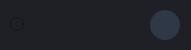
    <widget class="QWidget" name="widget_toman_2" native="true">
     <property name="geometry">
      <rect>
       <x>250</x>
       <y>370</y>
       <width>191</width>
       <height>50</height>
      </rect>
     </property>
     <property name="styleSheet">
      <string notr="true">background-color: #1e2026;</string>
     </property>
     <widget class="QLabel" name="lb_icon_toman_2">
      <property name="geometry">
       <rect>
        <x>150</x>
        <y>10</y>
        <width>30</width>
        <height>30</height>
       </rect>
      </property>
      <property name="whatsThis">
       <string>&lt;svg xmlns=&quot;http://www.w3.org/2000/svg&quot; xmlns:xlink=&quot;http://www.w3.org/1999/xlink&quot; xmlns:v=&quot;https://vecta.io/nano&quot; viewBox=&quot;195 77 358 360&quot;&gt;&lt;path d=&quot;M535 316h-24.4v-1H508v1h-24.4v-1h-2.7v1h-24.4v-1h-2.7v1h-24.4v-1h-2.7v1h-24.4v-1h-2.7v1h-24.4v-1h-2.7v1h-24.4v-1h-2.7v1H321v-1h-2.7v1h-24.4v-1h-2.7v1h-24.4v-1h-2.7v1H240v-1h-2.7v1H213v-1h-2l2.2 5.8h8v1.9H214l1.5 3.5h8.8v-5.8h1.9v11.2h3.5v-11.2h1.9v11.2h3.5v-11.2h1.9v13.1h-12.8v-5.4h-7.9l1.6 3.5h3.2v1.9h-2.3C247.1 390.7 305.9 430 374 430s126.9-39.3 155.2-96.5h-7.3v-5.4H513v5.8h-2v-7.7h12.8v5.4h6.3c.6-1.2 1.1-2.3 1.6-3.5h-4.8v-1.9h5.7l1.5-3.5h-23.4v-1.9h24.2c.8-1.9 1.5-3.9 2.2-5.8h-2v1zm-295 4.8h35.2v1.9H240v-1.9zm8.2 12.7h-2.7v-1.9h2.7v1.9zm15.8 0h-12.8v-5.4h-8.9v5.8h-1.9v-7.7h12.8v5.4h8.9v-3.5h-5.8v-1.9h7.7v7.3zm27.1 0h-12.8v-5.4h-8.9v3.5h5.8v1.9h-7.7v-7.3h10.8v-5.8h1.9v11.2h3.5v-11.2h1.9v11.2h3.5v-11.2h1.9v13.1zm3.1-12.7h35.2v1.9h-35.2v-1.9zm8.1 12.7h-2.7v-1.9h2.7v1.9zm15.8 0h-12.8v-5.4h-8.9v5.8h-1.9v-7.7h12.8v5.4h8.9v-3.5h-5.8v-1.9h7.7v7.3zm27.1 0h-12.8v-5.4h-8.9v3.5h5.8v1.9h-7.7v-7.3h10.8v-5.8h1.9v11.2h3.5v-11.2h1.9v11.2h3.5v-11.2h1.9v13.1zm11.2 0h-2.7v-1.9h2.7v1.9zm15.9 0h-12.8v-5.4h-8.9v5.8h-1.9v-7.7h12.8v5.4h8.9v-3.5h-5.8v-1.9h7.7v7.3zm-24-10.8v-1.9h35.2v1.9h-35.2zm51 10.8h-12.8v-5.4h-8.9v3.5h5.8v1.9h-7.7v-7.3h10.8v-5.8h1.9v11.2h3.5v-11.2h1.9v11.2h3.5v-11.2h1.9v13.1zm3.1-12.7h35.2v1.9h-35.2v-1.9zm8.1 12.7h-2.7v-1.9h2.7v1.9zm15.9 0h-12.8v-5.4h-8.9v5.8h-1.9v-7.7h12.8v5.4h8.9v-3.5h-5.8v-1.9h7.7v7.3zm27 0h-12.8v-5.4h-8.9v3.5h5.8v1.9h-7.7v-7.3h10.8v-5.8h1.9v11.2h3.5v-11.2h1.9v11.2h3.5v-11.2h1.9v13.1zm3.1-12.7h35.2v1.9h-35.2v-1.9zm8.2 12.7H462v-1.9h2.7v1.9zm15.8 0h-12.8v-5.4h-8.9v5.8h-1.9v-7.7h12.8v5.4h8.9v-3.5h-5.8v-1.9h7.7v7.3zm27.1 0h-12.8v-5.4h-8.9v3.5h5.8v1.9H484v-7.3h10.8v-5.8h1.9v11.2h3.5v-11.2h1.9v11.2h3.5v-11.2h1.9v13.1zm8.5-1.9h2.7v1.9h-2.7v-1.9z&quot; fill=&quot;#da0000&quot;/&gt;&lt;path d=&quot;M535 200h-24.4v-1H508v1h-24.4v-1h-2.7v1h-24.4v-1h-2.7v1h-24.4v-1h-2.7v1h-24.4v-1h-2.7v1h-24.4v-1h-2.7v1h-24.4v-1h-2.7v1H321v-1h-2.7v1h-24.4v-1h-2.7v1h-24.4v-1h-2.7v1H240v-1h-2.7v1H213v-1h-2c-6.4 18.1-10 37.6-10 58s3.5 39.9 10 58h2v-1h24.4v1h2.7v-1h24.4v1h2.7v-1h24.4v1h2.7v-1h24.4v1h2.7v-1h24.4v1h2.7v-1h24.4v1h2.7v-1H400v1h2.7v-1h24.4v1h2.7v-1h24.4v1h2.7v-1h24.4v1h2.7v-1h24v1h2.7v-1H535v1h2c6.4-18.1 10-37.6 10-58s-3.5-39.9-10-58h-2v1zm-172 14.9c.6 3.2 3.7 5.3 6.9 4.7a5.71 5.71 0 0 0 4-2.9c.9 1.5 2.3 2.5 4 2.9 3.2.6 6.3-1.5 6.9-4.7 1.1 2.7.2 5.8-2.2 7.5-2.8 2-6.8 1.3-8.7-1.5-2 2.8-5.9 3.5-8.7 1.5-2.3-1.7-3.2-4.8-2.2-7.5zm-28 25.5c4.5-7.8 12-13.4 20.7-15.6-19.2 14.4-23.1 41.7-8.6 60.9 0 0 0 .1.1.1-16-9.2-21.4-29.5-12.2-45.4zm45.8 50.4c5.4 2 11.2 2.9 17 2.6-6.8 2.2-13.8 2.5-20.4 1.1l-.1 1.4-3.4 4.7-3.4-4.7-.1-1.4c-6.6 1.4-13.6 1.1-20.4-1.1 5.8.3 11.6-.6 17-2.6-8.9-4.6-16-12.6-19.3-22.9-4.9-15.2-.3-31.9 11.9-42.3-13.2 19.5-8.4 45.8 10.5 59.5l-1.3-32.5V227c2-1 3.8-2.5 5.1-4.3 1.3 1.8 3.1 3.3 5.1 4.3v25.6l-1.3 32.5c18.9-13.7 23.6-40 10.5-59.5 12.1 10.4 16.8 27.1 11.9 42.3-3.3 10.3-10.4 18.2-19.3 22.9zm20.1-5c0-.1 0-.1 0 0 14.5-19.3 10.6-46.6-8.6-61 8.7 2.2 16.2 7.8 20.7 15.6 9.2 15.9 3.8 36.2-12.1 45.4z&quot; fill=&quot;#fff&quot;/&gt;&lt;path d=&quot;M374 84c-68.1 0-126.9 39.3-155.2 96.5h2.3v1.9h-3.2c-.6 1.2-1.1 2.3-1.6 3.5h7.9v-5.8h1.9v11.2h3.5v-11.2h1.9v11.2h3.5v-11.2h1.9v13.1h-12.8v-5.4h-8.8c0 .1-.1.2-.1.2v3.2h5.8v1.9h-7.7v-.6l-2.4 6.4h2v-1h24.4v1h2.7v-1h24.4v1h2.7v-1h24.4v1h2.7v-1h24.4v1h2.7v-1h24.4v1h2.7v-1h24.4v1h2.7v-1h24.4v1h2.7v-1H427v1h2.7v-1h24.4v1h2.7v-1h24.4v1h2.7v-1H508v1h2.7v-1H535v1h2l-2.4-6.4v.6h-12.8v-5.4H513v5.8h-2v-7.7h12.8v5.4h8.9V188c0-.1-.1-.2-.1-.2h-5.7v-1.9h4.8c-.5-1.2-1.1-2.3-1.6-3.5h-19.5v-1.9h18.5C500.9 123.3 442.1 84 374 84zM248.2 193.2h-2.7v-1.9h2.7v1.9zm15.8 0h-12.8v-5.4h-8.9v5.8h-1.9v-7.7h12.8v5.4h8.9v-3.5h-5.8v-1.9h7.7v7.3zm-24-10.8v-1.9h35.2v1.9H240zm51.1 10.8h-12.8v-5.4h-8.9v3.5h5.8v1.9h-7.7v-7.3h10.8v-5.8h1.9v11.2h3.5v-11.2h1.9v11.2h3.5v-11.2h1.9v13.1zm11.2 0h-2.7v-1.9h2.7v1.9zm15.8 0h-12.8v-5.4h-8.9v5.8h-1.9v-7.7h12.8v5.4h8.9v-3.5h-5.8v-1.9h7.7v7.3zm-23.9-10.8v-1.9h35.2v1.9h-35.2zm51 10.8h-12.8v-5.4h-8.9v3.5h5.8v1.9h-7.7v-7.3h10.8v-5.8h1.9v11.2h3.5v-11.2h1.9v11.2h3.5v-11.2h1.9v13.1zm11.2 0h-2.7v-1.9h2.7v1.9zm15.9 0h-12.8v-5.4h-8.9v5.8h-1.9v-7.7h12.8v5.4h8.9v-3.5h-5.8v-1.9h7.7v7.3zm-24-10.8v-1.9h35.2v1.9h-35.2zm51 10.8h-12.8v-5.4h-8.9v3.5h5.8v1.9h-7.7v-7.3h10.8v-5.8h1.9v11.2h3.5v-11.2h1.9v11.2h3.5v-11.2h1.9v13.1zm11.2 0h-2.7v-1.9h2.7v1.9zm15.9 0h-12.8v-5.4h-8.9v5.8h-1.9v-7.7h12.8v5.4h8.9v-3.5h-5.8v-1.9h7.7v7.3zm-24-10.8v-1.9h35.2v1.9h-35.2zm51 10.8h-12.8v-5.4h-8.9v3.5h5.8v1.9h-7.7v-7.3h10.8v-5.8h1.9v11.2h3.5v-11.2h1.9v11.2h3.5v-11.2h1.9v13.1zm62.7-1.9h2.7v1.9h-2.7v-1.9zm-51.4 1.9H462v-1.9h2.7v1.9zm15.8 0h-12.8v-5.4h-8.9v5.8h-1.9v-7.7h12.8v5.4h8.9v-3.5h-5.8v-1.9h7.7v7.3zm-24-10.8v-1.9h35.2v1.9h-35.2zm43.7 8.9v-11.2h1.9v11.2h3.5v-11.2h1.9v13.1h-12.8v-5.4h-8.9v3.5h5.8v1.9H484v-7.3h10.8v-5.8h1.9v11.2h3.5z&quot; fill=&quot;#239f40&quot;/&gt;&lt;g fill=&quot;#fff&quot;&gt;&lt;path d=&quot;M221.1 180.5h-2.3l-.9 1.9h3.2v-1.9zm0 12.7v-1.9h-5.8V188l-1.9 4.6v.6h7.7zm3.1 0H237v-13.1h-2v11.2h-3.5v-11.2h-1.9v11.2h-3.5v-11.2h-1.9v5.8h-7.9c-.3.6-.6 1.3-.8 1.9h8.8v5.4zm13.1 6.8v-1-1H213v1 1zm0 116v-1-1H213v1 1zm-16.2 4.8h-8c.3.6.5 1.3.8 1.9h7.2v-1.9zm0 10.8h-3.2l.9 1.9h2.3v-1.9zm3.1 1.9H237v-13.1h-2v11.2h-3.5v-11.2h-1.9v11.2h-3.5v-11.2h-1.9v5.8h-8.8c.3.6.6 1.3.8 1.9h7.9v5.4zm15.8-153h35.2v1.9H240zm49.1 10.8h-3.4v-11.2h-2v11.2h-3.4v-11.2h-2v5.8h-10.8v7.3h7.7v-1.9h-5.8v-3.5h8.9v5.4h12.8v-13.1h-2zm-32.8-3.5h5.8v3.5h-8.9v-5.4h-12.8v7.7h2v-5.8h8.9v5.4H264v-7.3h-7.7zm-10.8 3.5h2.7v1.9h-2.7zm18.9 8.7v-1-1H240v1 1zm27.1 0v-1-1h-24.4v1 1zm-27.1 116v-1-1H240v1 1zm27.1 0v-1-1h-24.4v1 1z&quot;/&gt;&lt;path d=&quot;M245.5 331.6h2.7v1.9h-2.7zm10.8-3.5h5.8v3.5h-8.9v-5.4h-12.8v7.7h2v-5.8h8.9v5.4H264v-7.3h-7.7zm32.8 3.5h-3.4v-11.2h-2v11.2h-3.4v-11.2h-2v5.8h-10.8v7.3h7.7v-1.9h-5.8v-3.5h8.9v5.4h12.8v-13.1h-2zM240 320.8h35.2v1.9H240zm70.4-133h5.8v3.5h-8.9v-5.4h-12.7v7.7h1.9v-5.8h8.9v5.4h12.7v-7.3h-7.7z&quot;/&gt;&lt;use xlink:href=&quot;#B&quot;/&gt;&lt;path d=&quot;M299.6 191.3h2.7v1.9h-2.7zm-5.4-10.8h35.2v1.9h-35.2zm51.4 19.5v-1-1h-24.4v1 1zm-27.1 0v-1-1h-24.3v1 1zm27.1 116v-1-1h-24.4v1 1zm-27.1 0v-1-1h-24.3v1 1zm-18.9 15.6h2.7v1.9h-2.7zm-5.4-10.8h35.2v1.9h-35.2z&quot;/&gt;&lt;use xlink:href=&quot;#B&quot; y=&quot;140.3&quot;/&gt;&lt;path d=&quot;M310.4 328.1h5.8v3.5h-8.9v-5.4h-12.7v7.7h1.9v-5.8h8.9v5.4h12.7v-7.3h-7.7zm37.9-147.6h35.2v1.9h-35.2zm16.2 7.3h5.8v3.5h-8.9v-5.4h-12.7v7.7h1.9v-5.8h8.9v5.4h12.8v-7.3h-7.8z&quot;/&gt;&lt;use xlink:href=&quot;#C&quot;/&gt;&lt;path d=&quot;M353.7 191.3h2.7v1.9h-2.7zm46 8.7v-1-1h-24.3v1 1zm-27.1 0v-1-1h-24.3v1 1zm27.1 116v-1-1h-24.3v1 1zm-27.1 0v-1-1h-24.3v1 1zm-18.9 15.6h2.7v1.9h-2.7zm10.8-3.5h5.8v3.5h-8.9v-5.4h-12.7v7.7h1.9v-5.8h8.9v5.4h12.8v-7.3h-7.8z&quot;/&gt;&lt;use xlink:href=&quot;#C&quot; y=&quot;140.3&quot;/&gt;&lt;path d=&quot;M348.3 320.8h35.2v1.9h-35.2zm59.5-129.5h2.7v1.9h-2.7z&quot;/&gt;&lt;use xlink:href=&quot;#D&quot;/&gt;&lt;path d=&quot;M418.7 187.8h5.8v3.5h-8.9v-5.4h-12.8v7.7h1.9v-5.8h8.9v5.4h12.8v-7.3h-7.7zm-16.3-7.3h35.2v1.9h-35.2zm51.4 19.5v-1-1h-24.3v1 1zm-27 0v-1-1h-24.4v1 1zm27 116v-1-1h-24.3v1 1zm-27 0v-1-1h-24.4v1 1zm-8.1 12.1h5.8v3.5h-8.9v-5.4h-12.8v7.7h1.9v-5.8h8.9v5.4h12.8v-7.3h-7.7z&quot;/&gt;&lt;use xlink:href=&quot;#D&quot; y=&quot;140.3&quot;/&gt;&lt;path d=&quot;M407.8 331.6h2.7v1.9h-2.7zm-5.4-10.8h35.2v1.9h-35.2zm54.1-140.3h35.2v1.9h-35.2zm16.3 7.3h5.8v3.5h-8.9v-5.4h-12.8v7.7h2v-5.8h8.8v5.4h12.8v-7.3h-7.7zm22-7.7v5.8H484v7.3h7.7v-1.9h-5.8v-3.5h8.9v5.4h12.8v-13.1h-2v11.2h-3.4v-11.2h-2v11.2h-3.5v-11.2zm-32.9 11.2h2.7v1.9h-2.7zM508 200v-1-1h-24.4v1 1zm-27.1 0v-1-1h-24.4v1 1z&quot;/&gt;&lt;path d=&quot;M480.9 316v-1-1h-24.4v1 1zm27.1 0v-1-1h-24.4v1 1zm-46.1 15.6h2.7v1.9h-2.7zm43.7 0h-3.4v-11.2h-2v11.2h-3.5v-11.2h-1.9v5.8H484v7.3h7.7v-1.9h-5.8v-3.5h8.9v5.4h12.8v-13.1h-2zm-49.1-10.8h35.2v1.9h-35.2zm16.3 7.3h5.8v3.5h-8.9v-5.4h-12.8v7.7h2v-5.8h8.8v5.4h12.8v-7.3h-7.7zm54.1-140.3h5.7c-.3-.6-.6-1.3-.8-1.9H527v1.9zm-3.1 3.5v-5.4H511v7.7h1.9v-5.8h8.9v5.4h12.8v-.6l-1.9-4.6v3.2h-8.9zm-13.1-8.9h19.5l-.9-1.9h-18.5v1.9zm5.4 8.9h2.7v1.9h-2.7zM535 200v-1-1h-24.3v1 1zm0 116v-1-1h-24.3v1 1zm-18.9 15.6h2.7v1.9h-2.7zm10.8-3.5h4.8c.3-.6.6-1.3.8-1.9h-5.7v1.9zm-16.2-5.4h23.4c.3-.6.5-1.3.8-1.9h-24.2v1.9zm13.1 3.5H511v7.7h1.9v-5.8h8.9v5.4h7.3l.9-1.9h-6.3v-5.4z&quot;/&gt;&lt;/g&gt;&lt;g fill=&quot;#da0000&quot;&gt;&lt;path d=&quot;M367.2 290.8c-5.4 2-11.2 2.9-17 2.6 6.8 2.2 13.8 2.5 20.4 1.1l-.1-2.2c-1.1-.4-2.2-1-3.3-1.5zm21.1-65.2c13.2 19.5 8.4 45.8-10.5 59.5l-.2 4.4c1 .5 2.1.9 3.2 1.3 8.9-4.6 16-12.6 19.3-22.9 5-15.2.3-31.9-11.8-42.3zm4-.8c19.2 14.4 23.1 41.7 8.6 60.9 0 0 0 .1-.1.1 15.9-9.2 21.3-29.5 12.1-45.4-4.4-7.8-11.8-13.4-20.6-15.6zm-17.7 63.1l3 1.5.2-4.4 1.3-32.5v-25.6c-2-1-3.8-2.5-5.1-4.3l2.2 34.2-1.6 31.1zm-.6 12.6l3.4-4.7.1-1.4c-1-.2-2.1-.5-3.1-.8l-.4 6.9zm0-79.7c2 2.8 5.9 3.5 8.7 1.5 2.4-1.7 3.3-4.8 2.2-7.5-.6 3.2-3.7 5.3-6.9 4.7a5.71 5.71 0 0 1-4-2.9l.9 3.2-.9 1z&quot;/&gt;&lt;path d=&quot;M370.2 285.1c-18.9-13.7-23.6-40-10.5-59.5-12.1 10.4-16.8 27.1-11.9 42.3 3.3 10.3 10.5 18.2 19.3 22.9 1.1.6 2.2 1.1 3.3 1.5l-.2-7.2zm4.4 2.8l-.3 5.7 3.1.8c6.6 1.4 13.6 1.1 20.4-1.1-5.8.3-11.6-.6-17-2.6-1.1-.4-2.1-.8-3.2-1.3-1-.4-2-.9-3-1.5z&quot;/&gt;&lt;path d=&quot;M355.7 224.8c-8.7 2.2-16.2 7.8-20.7 15.6-9.2 15.9-3.7 36.2 12.1 45.4 0 0 0-.1-.1-.1-14.4-19.2-10.5-46.5 8.7-60.9zm18.9 63.1l1.5-30.9-2.2-34.2c-1.3 1.8-3.1 3.3-5.1 4.3v25.6l1.3 32.5.3 7.2.1 2.2.1 1.4 3.4 4.7.3-6.8.3-6zm-9.3-65.5c2.8 2 6.8 1.3 8.7-1.5l.9-.8-.9-3.2c-.9 1.5-2.3 2.5-4 2.9-3.2.6-6.3-1.5-6.9-4.7-1.1 2.5-.2 5.6 2.2 7.3z&quot;/&gt;&lt;/g&gt;&lt;defs&gt;&lt;path id=&quot;B&quot; d=&quot;M343.3 191.3h-3.5v-11.2h-1.9v11.2h-3.5v-11.2h-2v5.8h-10.8v7.3h7.7v-1.9h-5.8v-3.5h8.9v5.4h12.8v-13.1h-1.9z&quot;/&gt;&lt;path id=&quot;C&quot; d=&quot;M397.4 191.3h-3.5v-11.2H392v11.2h-3.5v-11.2h-1.9v5.8h-10.9v7.3h7.8v-1.9h-5.8v-3.5h8.9v5.4h12.7v-13.1h-1.9z&quot;/&gt;&lt;path id=&quot;D&quot; d=&quot;M451.5 191.3H448v-11.2h-1.9v11.2h-3.5v-11.2h-1.9v5.8h-10.8v7.3h7.7v-1.9h-5.8v-3.5h8.9v5.4h12.7v-13.1h-1.9z&quot;/&gt;&lt;/defs&gt;&lt;/svg&gt;</string>
      </property>
      <property name="styleSheet">
       <string notr="true">          background-color: #2e3847 ;
            color: white;
     border-radius: 15px;
 font-size:20px;</string>
      </property>
      <property name="text">
       <string/>
      </property>
      <property name="scaledContents">
       <bool>true</bool>
      </property>
     </widget>
     <widget class="QTextEdit" name="symbol_toman_2">
      <property name="enabled">
       <bool>false</bool>
      </property>
      <property name="geometry">
       <rect>
        <x>80</x>
        <y>10</y>
        <width>51</width>
        <height>31</height>
       </rect>
      </property>
      <property name="styleSheet">
       <string notr="true">font-size:16px;
border:none;</string>
      </property>
     </widget>
     <widget class="QRadioButton" name="radioirt_2">
      <property name="geometry">
       <rect>
        <x>10</x>
        <y>13</y>
        <width>16</width>
        <height>22</height>
       </rect>
      </property>
      <property name="text">
       <string/>
      </property>
     </widget>
    </widget>
